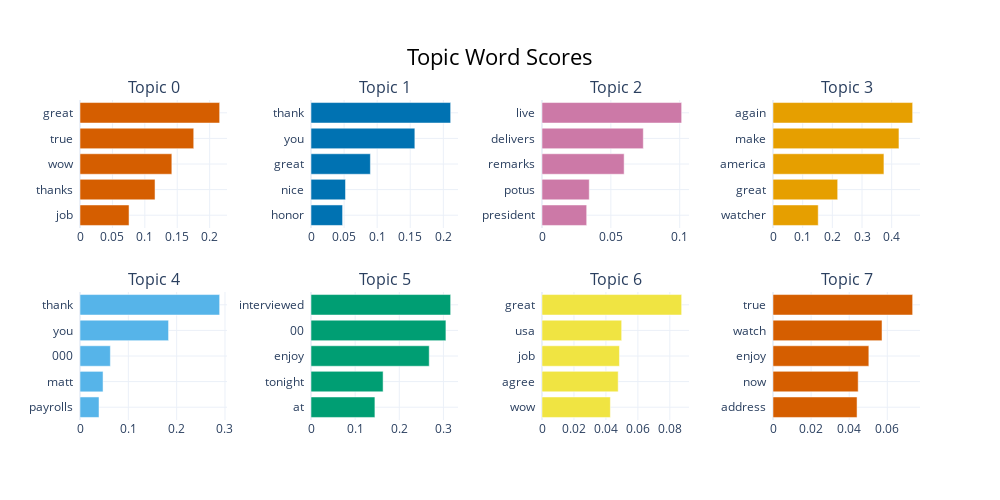

Notebook source saved alongside this figure:
### Code cell
capitalist.visualize_barchart().write_image("capitalist-barchart.pdf")
capitalist.visualize_barchart()

### Figure 1 — Plotly figure (JSON) as saved in the notebook; plotly's stock layout.template omitted (floating-point values rounded to 4 significant figures)
{"data": [{"marker": {"color": "#D55E00"}, "orientation": "h", "type": "bar", "x": [0.07566, 0.1157, 0.1417, 0.1755, 0.2154], "xaxis": "x", "y": ["job  ", "thanks  ", "wow  ", "true  ", "great  "], "yaxis": "y"}, {"marker": {"color": "#0072B2"}, "orientation": "h", "type": "bar", "x": [0.04772, 0.05214, 0.08976, 0.157, 0.2111], "xaxis": "x2", "y": ["honor  ", "nice  ", "great  ", "you  ", "thank  "], "yaxis": "y2"}, {"marker": {"color": "#CC79A7"}, "orientation": "h", "type": "bar", "x": [0.03246, 0.03431, 0.05965, 0.07357, 0.1014], "xaxis": "x3", "y": ["president  ", "potus  ", "remarks  ", "delivers  ", "live  "], "yaxis": "y3"}, {"marker": {"color": "#E69F00"}, "orientation": "h", "type": "bar", "x": [0.1524, 0.218, 0.3739, 0.4245, 0.4707], "xaxis": "x4", "y": ["watcher  ", "great  ", "america  ", "make  ", "again  "], "yaxis": "y4"}, {"marker": {"color": "#56B4E9"}, "orientation": "h", "type": "bar", "x": [0.03934, 0.0477, 0.06284, 0.1832, 0.289], "xaxis": "x5", "y": ["payrolls  ", "matt  ", "000  ", "you  ", "thank  "], "yaxis": "y5"}, {"marker": {"color": "#009E73"}, "orientation": "h", "type": "bar", "x": [0.1448, 0.1633, 0.2678, 0.3056, 0.3164], "xaxis": "x6", "y": ["at  ", "tonight  ", "enjoy  ", "00  ", "interviewed  "], "yaxis": "y6"}, {"marker": {"color": "#F0E442"}, "orientation": "h", "type": "bar", "x": [0.04278, 0.04767, 0.04846, 0.04985, 0.08739], "xaxis": "x7", "y": ["wow  ", "agree  ", "job  ", "usa  ", "great  "], "yaxis": "y7"}, {"marker": {"color": "#D55E00"}, "orientation": "h", "type": "bar", "x": [0.04412, 0.04472, 0.05031, 0.05723, 0.07331], "xaxis": "x8", "y": ["address  ", "now  ", "enjoy  ", "watch  ", "true  "], "yaxis": "y8"}], "layout": {"annotations": [{"font": {"size": 16}, "showarrow": false, "text": "Topic 0", "x": 0.0875, "xanchor": "center", "xref": "paper", "y": 1, "yanchor": "bottom", "yref": "paper"}, {"font": {"size": 16}, "showarrow": false, "text": "Topic 1", "x": 0.3625, "xanchor": "center", "xref": "paper", "y": 1, "yanchor": "bottom", "yref": "paper"}, {"font": {"size": 16}, "showarrow": false, "text": "Topic 2", "x": 0.6375, "xanchor": "center", "xref": "paper", "y": 1, "yanchor": "bottom", "yref": "paper"}, {"font": {"size": 16}, "showarrow": false, "text": "Topic 3", "x": 0.9125, "xanchor": "center", "xref": "paper", "y": 1, "yanchor": "bottom", "yref": "paper"}, {"font": {"size": 16}, "showarrow": false, "text": "Topic 4", "x": 0.0875, "xanchor": "center", "xref": "paper", "y": 0.4, "yanchor": "bottom", "yref": "paper"}, {"font": {"size": 16}, "showarrow": false, "text": "Topic 5", "x": 0.3625, "xanchor": "center", "xref": "paper", "y": 0.4, "yanchor": "bottom", "yref": "paper"}, {"font": {"size": 16}, "showarrow": false, "text": "Topic 6", "x": 0.6375, "xanchor": "center", "xref": "paper", "y": 0.4, "yanchor": "bottom", "yref": "paper"}, {"font": {"size": 16}, "showarrow": false, "text": "Topic 7", "x": 0.9125, "xanchor": "center", "xref": "paper", "y": 0.4, "yanchor": "bottom", "yref": "paper"}], "height": 500, "hoverlabel": {"bgcolor": "white", "font": {"family": "Rockwell", "size": 16}}, "showlegend": false, "title": {"font": {"color": "Black", "size": 22}, "text": "Topic Word Scores", "x": 0.5, "xanchor": "center", "yanchor": "top"}, "width": 1000, "xaxis": {"anchor": "y", "domain": [0, 0.175], "showgrid": true}, "xaxis2": {"anchor": "y2", "domain": [0.275, 0.45], "showgrid": true}, "xaxis3": {"anchor": "y3", "domain": [0.55, 0.725], "showgrid": true}, "xaxis4": {"anchor": "y4", "domain": [0.825, 1], "showgrid": true}, "xaxis5": {"anchor": "y5", "domain": [0, 0.175], "showgrid": true}, "xaxis6": {"anchor": "y6", "domain": [0.275, 0.45], "showgrid": true}, "xaxis7": {"anchor": "y7", "domain": [0.55, 0.725], "showgrid": true}, "xaxis8": {"anchor": "y8", "domain": [0.825, 1], "showgrid": true}, "yaxis": {"anchor": "x", "domain": [0.6, 1], "showgrid": true}, "yaxis2": {"anchor": "x2", "domain": [0.6, 1], "showgrid": true}, "yaxis3": {"anchor": "x3", "domain": [0.6, 1], "showgrid": true}, "yaxis4": {"anchor": "x4", "domain": [0.6, 1], "showgrid": true}, "yaxis5": {"anchor": "x5", "domain": [0, 0.4], "showgrid": true}, "yaxis6": {"anchor": "x6", "domain": [0, 0.4], "showgrid": true}, "yaxis7": {"anchor": "x7", "domain": [0, 0.4], "showgrid": true}, "yaxis8": {"anchor": "x8", "domain": [0, 0.4], "showgrid": true}}}
